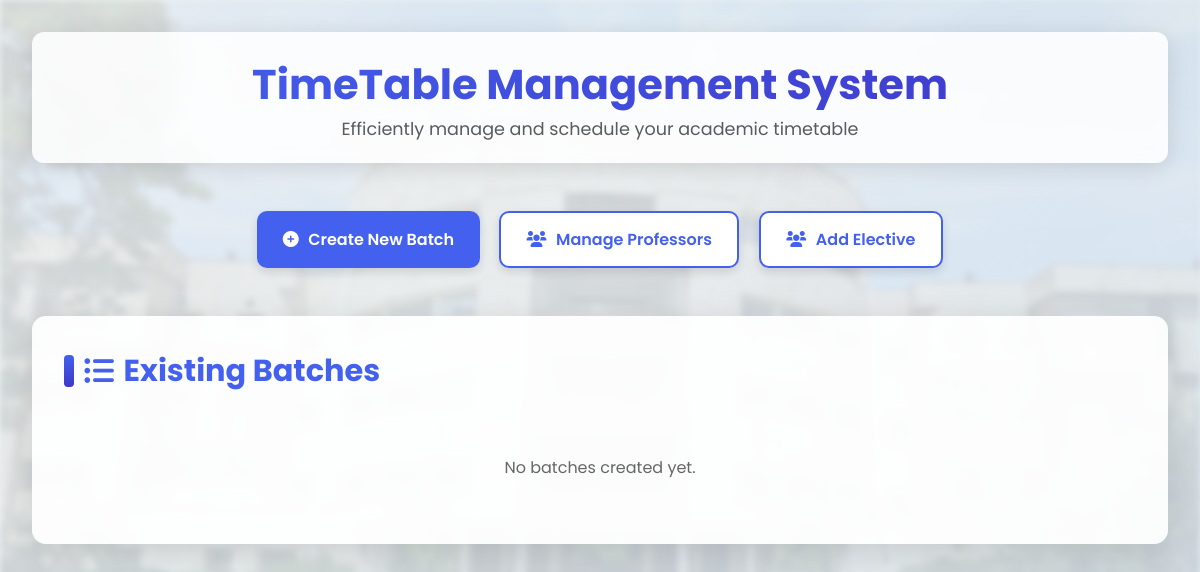
The app's page /departments/9, older data.
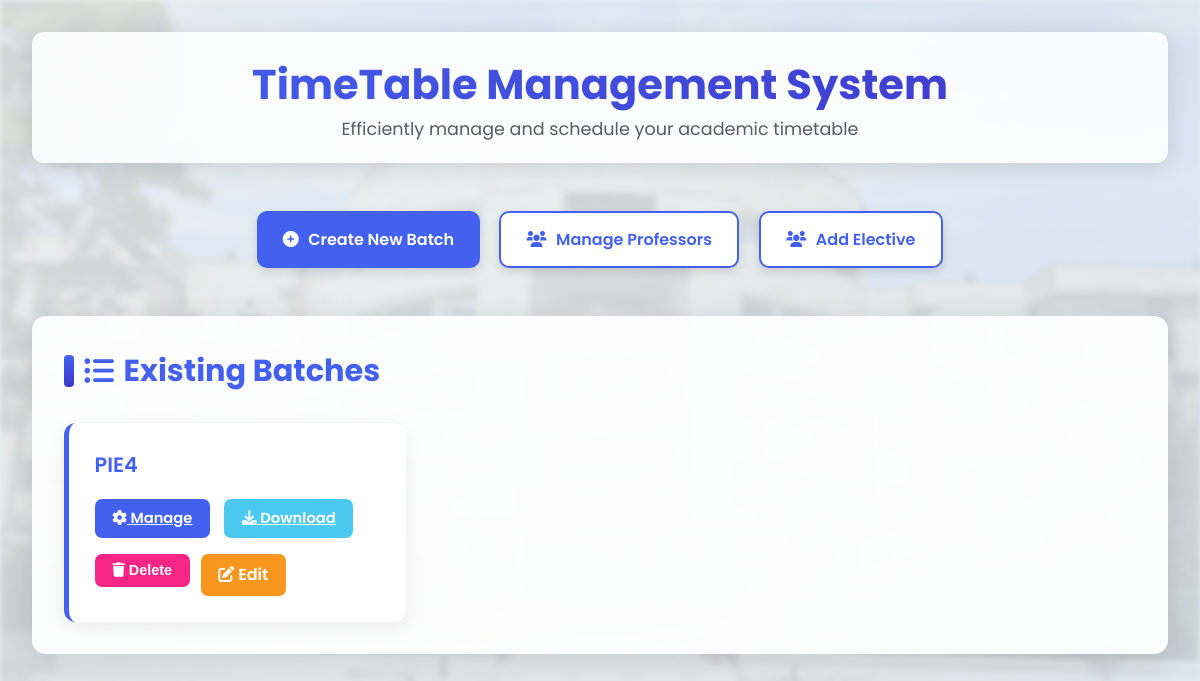
The same page, newer data.
### app.py (models this page shows)
class Batch(db.Model):
    id = db.Column(db.Integer, primary_key=True)
    name = db.Column(db.String(50), unique=True, nullable=False)
    capacity = db.Column(db.Integer, nullable=False)
    courses = db.relationship('Course', backref='batch', lazy=True)
    odd_sem = db.Column(db.Boolean, default=False,nullable=False)
    department_id = db.Column(db.Integer, db.ForeignKey('department.id'), nullable=False)
    semester = db.Column(db.Integer, nullable=False)
    department = db.relationship('Department', backref=db.backref('batches', lazy=True))

### app.py (the view)
@app.route('/departments/<int:department_id>', methods=['GET', 'POST'])
def manage_department(department_id):
    classrooms = Building.query.all()
    batch = Batch.query.filter_by(department_id=department_id).all()
    return render_template(
        'batches.html',
        batches=batch,
        department_id=department_id,
        classrooms=classrooms
    )

### templates/batches.html (shortened to what this page needs)
<!DOCTYPE html>
<html lang="en">
<head>
    <link rel="stylesheet"
          href="https://cdnjs.cloudflare.com/ajax/libs/font-awesome/6.0.0-beta3/css/all.min.css">
</head>
<body>
    <div class="container">
        <header>
            <h1>TimeTable Management System</h1>
            <p class="subtitle">Efficiently manage and schedule your academic timetable</p>
        </header>
        <div class="actions">
            <a href="{{ url_for('create_batch', department_id=department_id) }}" class="btn btn-primary">
                <i class="fas fa-plus-circle"></i> Create New Batch
            </a>
            <a href="{{ url_for('manage_professors', department_id=department_id) }}" class="btn btn-secondary">
                <i class="fas fa-users"></i> Manage Professors
            </a>
            <a href="{{ url_for('elective_course', department_id=department_id) }}" class="btn btn-secondary">
                <i class="fas fa-users"></i> Add Elective
            </a>
        </div>
        <div class="card-container">
            <h2><i class="fas fa-list-ul"></i> Existing Batches</h2>
            {% if batches %}
            <div class="batch-list">
                {% for batch in batches %}
                <div class="batch-card">
                    <div class="batch-name">{{ batch.name }}</div>
                    <div class="batch-actions">
                        <a href="{{ url_for('manage_batch', batch_id=batch.id) }}" class="batch-btn manage">
                            <i class="fas fa-cog"></i> Manage
                        </a>
                        <a href="{{ url_for('download_timetable', batch_id=batch.id) }}" class="batch-btn download">
                            <i class="fas fa-download"></i> Download
                        </a>
                    </div>
                    <div style="margin-top: 1rem; display: flex; gap: .7rem;">
                        <form action="{{ url_for('delete_batch', id=batch.id) }}" method="post">
                            <button type="submit" class="delete-btn"
                                onclick="return confirm('Delete {{ batch.name }}?')">
                                <i class="fas fa-trash"></i> Delete
                            </button>
                        </form>
                        <a href="{{ url_for('edit_batch', id=batch.id,department_id=department_id) }}" class="edit-btn">
                            <i class="fas fa-edit"></i> Edit
                        </a>
                    </div>
                </div>
                {% endfor %}
            </div>
            {% else %}
            <p style="text-align:center; padding:2rem; color:#666;">No batches created yet.</p>
            {% endif %}
        </div>
    </div>
</body>
</html>

Row changes from the older to the newer data that the page shows:
added Batch: name "PIE4"
Text that changed along with them:
text no longer shown: "No batches created yet."
